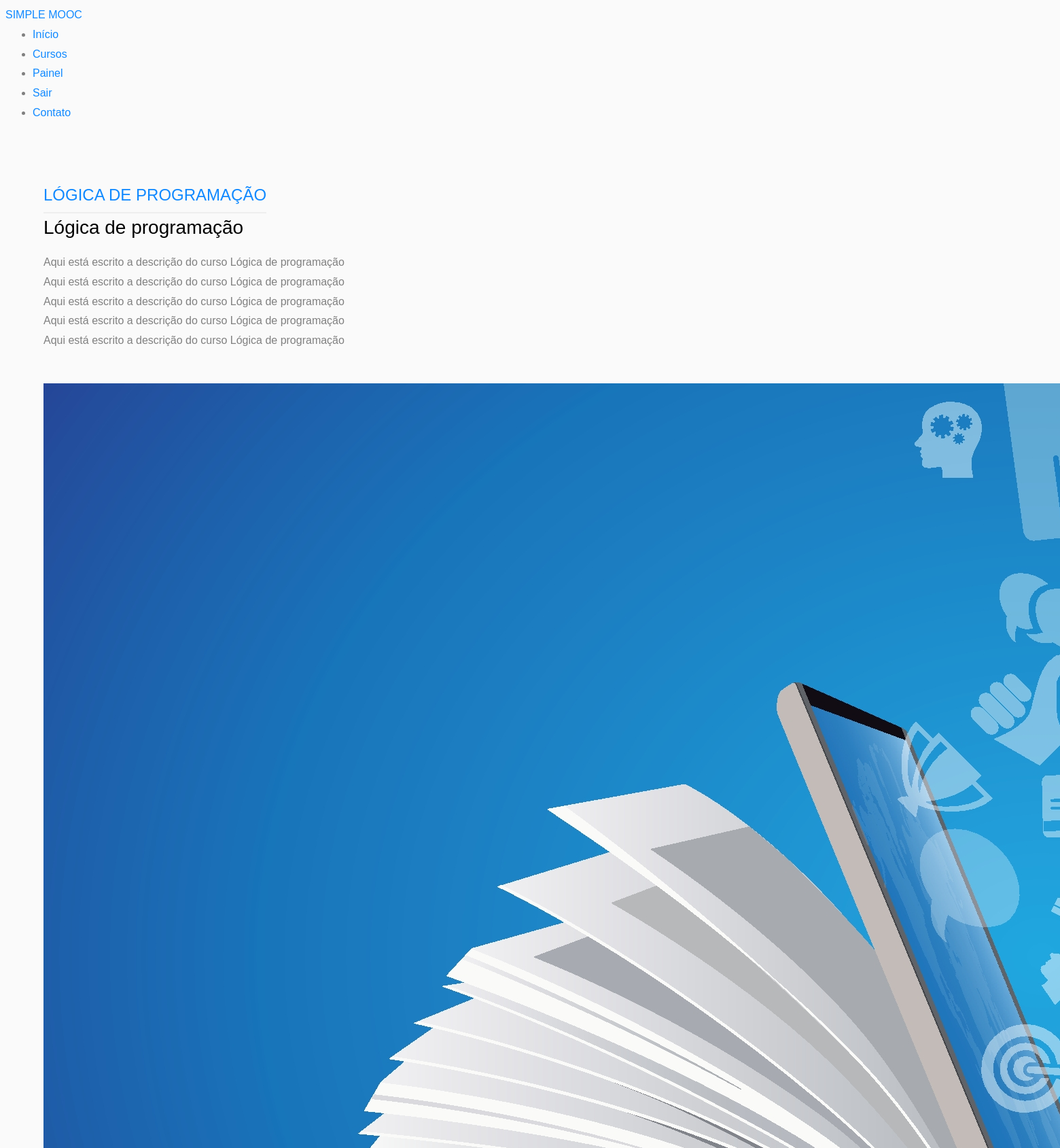
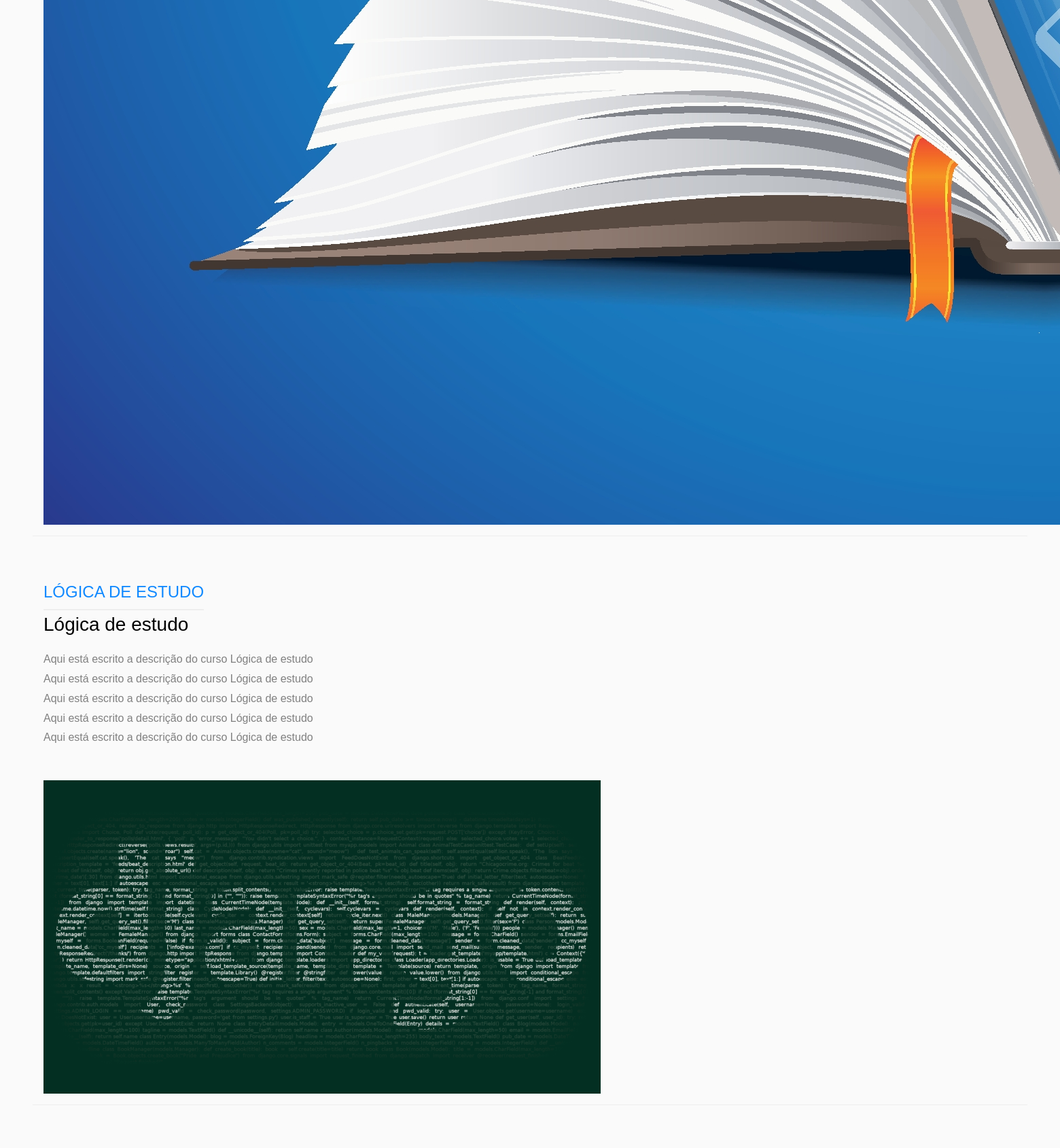
Page /cursos/ (signed in, upper part) on the committed database (2 pictures, top to bottom).
### simplemoc/courses/models.py (models this page shows, shortened)
class Courses(models.Model):
    name = models.CharField('Nome', max_length=100)
    slug = models.SlugField('Atalho')
    descripton = models.TextField('Descricao Simples, blank=True')
    about = models.TextField('Sobre o curso', blank=True)
    start_date = models.DateField('data de inicio', null=True, blank=True)
    image = models.ImageField(upload_to='couses/image', verbose_name='imagem', null=True, blank=True)
    created_at = models.DateTimeField('criado em', auto_now_add=True)
    updated_at = models.DateTimeField('atualizado em', auto_now_add=True)
    objects = CourseManager()
    def get_absolute_url(self):
        return reverse('courses:details', args=[self.slug])
    class Meta:
        verbose_name = 'Curso'
        verbose_name_plural = 'Cursos'
        ordering = ['name']

### simplemoc/courses/views.py (the view)
# urls.py: path('', index, name='index'),
def index(request):
    courses = Courses.objects.all()
    template_name = 'courses/index.html'
    context = {
        'courses': courses
    }
    return render(request, template_name, context)

### simplemoc/courses/templates/courses/index.html (shortened to what this page needs)
{% extends "base.html" %}
{% block conteudo %}
{% load static %}
<div class="pure-g-r">
    <div class="content">
        {% for course in courses %}
        <div class="pure-g-r content-ribbon">
            <div class="pure-u-2-3">
                <div class="l-box">
                    <h4 class="content-subhead">
                    <a href="{{ course.get_absolute_url }}">
                        {{ course.name }}
                    </a></h4>
                    <h3>{{ course.name }}</h3>
                    <p>
                        {{ course.descripton | linebreaks }}
                    </p>
                </div>
            </div>
            <div class="pure-u-1-3">
                <div class="l-box">
                    <a href="{{ course.get_absolute_url }}">
                    {% if course.image %}
                    <img src="{{ course.image.url }}" alt="{{ course.name }}">
                    {% else %}
                    <img src="{% static 'img/Cursos-Online.png' %}" alt="">
                    {% endif %}
                    </a>
                </div>
            </div>
        </div>
        {% endfor %}
    </div>
</div>
{% endblock %}

### simplemoc/core/templates/base.html (shortened to what this page needs)
<!doctype html>
{% load static %}
<html lang="en">
<head>
    <link rel="stylesheet" href="http://yui.yahooapis.com/pure/0.3.0/pure-min.css">
    <link rel="stylesheet" href="{% static 'css/styles.css' %}" />
	<link rel="stylesheet" href="https://stackpath.bootstrapcdn.com/font-awesome/4.7.0/css/font-awesome.min.css">
	<link rel="stylesheet" href="{% static 'css/styles_dois.css' %}">
</head>
<body>
<div class="content">
    <div class="header">
        <div class="pure-menu pure-menu-open pure-menu-fixed pure-menu-horizontal">
            <a class="pure-menu-heading" href="">SIMPLE MOOC</a>
            <ul>
                <li class="pure-menu-selected"><a href="{% url 'core:home' %}">Início</a></li>
                <li><a href="{% url 'courses:index' %}">Cursos</a></li>
                {% if user.is_authenticated %}
                    <li><a href="{% url 'accounts:dashboard' %}">Painel</a></li>
                    <li><a href="{% url 'accounts:logout' %}">Sair</a></li>
                {% else %}
                    <li><a href="{% url 'accounts:login' %}">Entrar</a></li>
                {% endif %}
                <li><a href="{% url 'core:contact' %}">Contato</a></li>
            </ul>
        </div>
    </div>
    {% block conteudo %}{% endblock %}
</div>
</body>
</html>

### simplemoc/core/static/css/styles.css (style rules this page uses)
* { -webkit-box-sizing: border-box; -moz-box-sizing: border-box; box-sizing: border-box; }
body { margin: 0 auto; line-height: 1.7em; }
.l-box { padding: 1em; }
.header { margin: 0 0; }
.header .pure-menu { padding: 0.5em; }
.content .content-subhead { color: #999; padding-bottom: 0.3em; text-transform: uppercase; margin: 0; border-bottom: 2px solid #eee; display: inline-block; }
.content .content-ribbon { margin: 3em; border-bottom: 1px solid #eee; }

### rows in the picture
Courses: name "LÓGICA DE PROGRAMAÇÃO", name "Lógica de programação", descripton "Aqui está escrito a descrição do curso Lógica de programação Aqui está escrito a descrição do curso Lógica de programação Aqui está escrito a descrição do curso Lógica de programação Aqui está escrito a descrição do curso Lógica de programação Aqui está escrito a descrição do curso Lógica de programação", image (picture)
Courses: name "LÓGICA DE ESTUDO", name "Lógica de estudo", descripton "Aqui está escrito a descrição do curso Lógica de estudo Aqui está escrito a descrição do curso Lógica de estudo Aqui está escrito a descrição do curso Lógica de estudo Aqui está escrito a descrição do curso Lógica de estudo Aqui está escrito a descrição do curso Lógica de estudo", image (picture)
